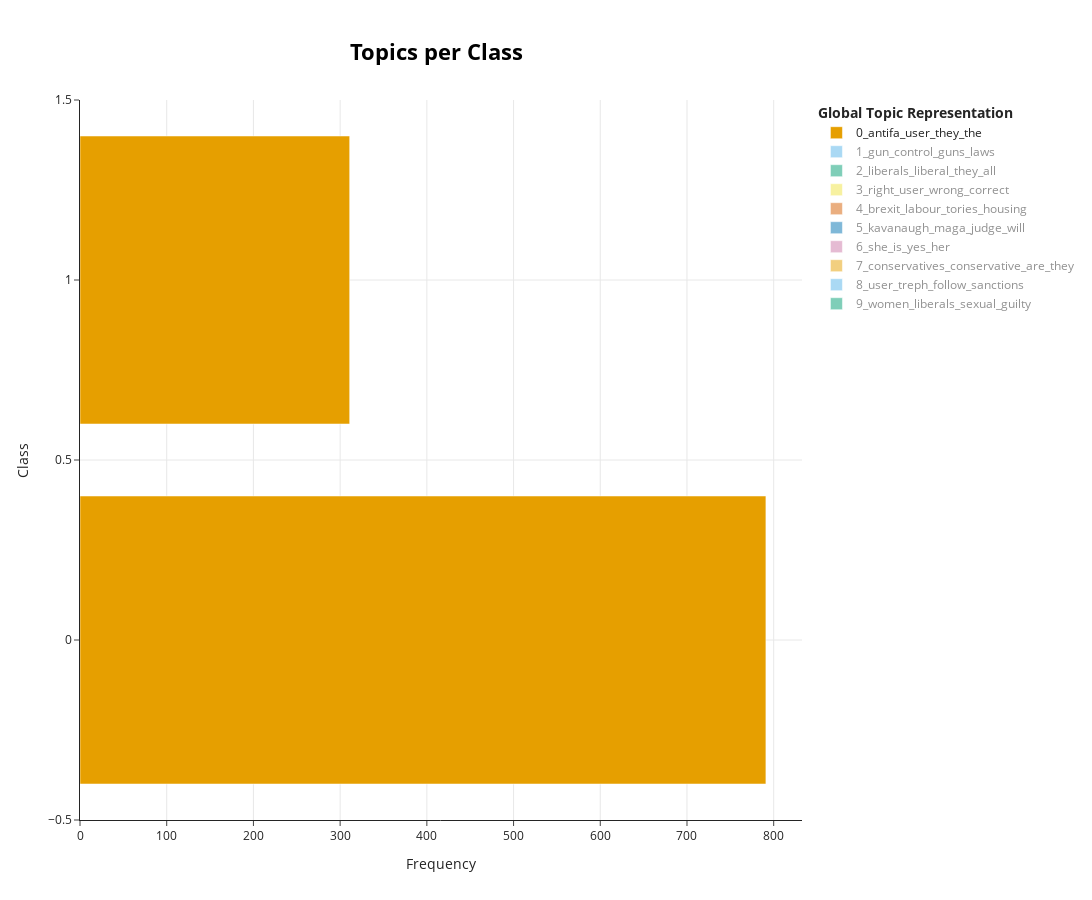

Here is the notebook cell this chart was saved with:
### Code cell
topics_per_class_train = topic_model.topics_per_class(train_docs, train_classes)
topic_model.visualize_topics_per_class(topics_per_class_train)

### Figure 1 — Plotly figure (JSON) as saved in the notebook; plotly's stock layout.template omitted (floating-point values rounded to 4 significant figures)
{"data": [{"hoverinfo": "text", "hovertext": ["<b>Topic 0</b><br>Words: antifa, user, they, the, of", "<b>Topic 0</b><br>Words: antifa, fascist, user, they, the"], "marker": {"color": "#E69F00"}, "name": "0_antifa_user_they_the", "orientation": "h", "type": "bar", "visible": true, "x": [791, 311], "y": [0, 1]}, {"hoverinfo": "text", "hovertext": ["<b>Topic 1</b><br>Words: gun, control, guns, laws, the", "<b>Topic 1</b><br>Words: gun, control, guns, laws, the"], "marker": {"color": "#56B4E9"}, "name": "1_gun_control_guns_laws", "orientation": "h", "type": "bar", "visible": "legendonly", "x": [666, 352], "y": [0, 1]}, {"hoverinfo": "text", "hovertext": ["<b>Topic 2</b><br>Words: liberals, they, liberal, user, don", "<b>Topic 2</b><br>Words: liberals, liberal, they, are, all"], "marker": {"color": "#009E73"}, "name": "2_liberals_liberal_they_all", "orientation": "h", "type": "bar", "visible": "legendonly", "x": [235, 154], "y": [0, 1]}, {"hoverinfo": "text", "hovertext": ["<b>Topic 3</b><br>Words: right, user, wrong, correct, you", "<b>Topic 3</b><br>Words: right, players, user, possible, wrong"], "marker": {"color": "#F0E442"}, "name": "3_right_user_wrong_correct", "orientation": "h", "type": "bar", "visible": "legendonly", "x": [271, 32], "y": [0, 1]}, {"hoverinfo": "text", "hovertext": ["<b>Topic 4</b><br>Words: brexit, labour, housing, tories, uk", "<b>Topic 4</b><br>Words: tories, tory, labour, brexit, uk"], "marker": {"color": "#D55E00"}, "name": "4_brexit_labour_tories_housing", "orientation": "h", "type": "bar", "visible": "legendonly", "x": [178, 44], "y": [0, 1]}, {"hoverinfo": "text", "hovertext": ["<b>Topic 5</b><br>Words: kavanaugh, maga, judge, accuser, will", "<b>Topic 5</b><br>Words: kavanaugh, judge, maga, will, this"], "marker": {"color": "#0072B2"}, "name": "5_kavanaugh_maga_judge_will", "orientation": "h", "type": "bar", "visible": "legendonly", "x": [140, 77], "y": [0, 1]}, {"hoverinfo": "text", "hovertext": ["<b>Topic 6</b><br>Words: she, is, yes, her, know", "<b>Topic 6</b><br>Words: she, is, saved, her, monster"], "marker": {"color": "#CC79A7"}, "name": "6_she_is_yes_her", "orientation": "h", "type": "bar", "visible": "legendonly", "x": [159, 36], "y": [0, 1]}, {"hoverinfo": "text", "hovertext": ["<b>Topic 7</b><br>Words: conservatives, conservative, are, of, they", "<b>Topic 7</b><br>Words: conservatives, they, there, hate, are"], "marker": {"color": "#E69F00"}, "name": "7_conservatives_conservative_are_they", "orientation": "h", "type": "bar", "visible": "legendonly", "x": [151, 39], "y": [0, 1]}, {"hoverinfo": "text", "hovertext": ["<b>Topic 8</b><br>Words: user, treph, follow, sanctions, gt", "<b>Topic 8</b><br>Words: user, jaws, blow, you, record"], "marker": {"color": "#56B4E9"}, "name": "8_user_treph_follow_sanctions", "orientation": "h", "type": "bar", "visible": "legendonly", "x": [136, 21], "y": [0, 1]}, {"hoverinfo": "text", "hovertext": ["<b>Topic 9</b><br>Words: women, guilty, liberals, sexual, conservatives", "<b>Topic 9</b><br>Words: women, sexual, liberals, men, assault"], "marker": {"color": "#009E73"}, "name": "9_women_liberals_sexual_guilty", "orientation": "h", "type": "bar", "visible": "legendonly", "x": [74, 64], "y": [0, 1]}], "layout": {"height": 900, "hoverlabel": {"bgcolor": "white", "font": {"family": "Rockwell", "size": 16}}, "legend": {"title": {"text": "<b>Global Topic Representation"}}, "title": {"font": {"color": "Black", "size": 22}, "text": "<b>Topics per Class</b>", "x": 0.4, "xanchor": "center", "y": 0.95, "yanchor": "top"}, "width": 1250, "xaxis": {"showgrid": true, "title": {"text": "Frequency"}}, "yaxis": {"showgrid": true, "title": {"text": "Class"}}}}
